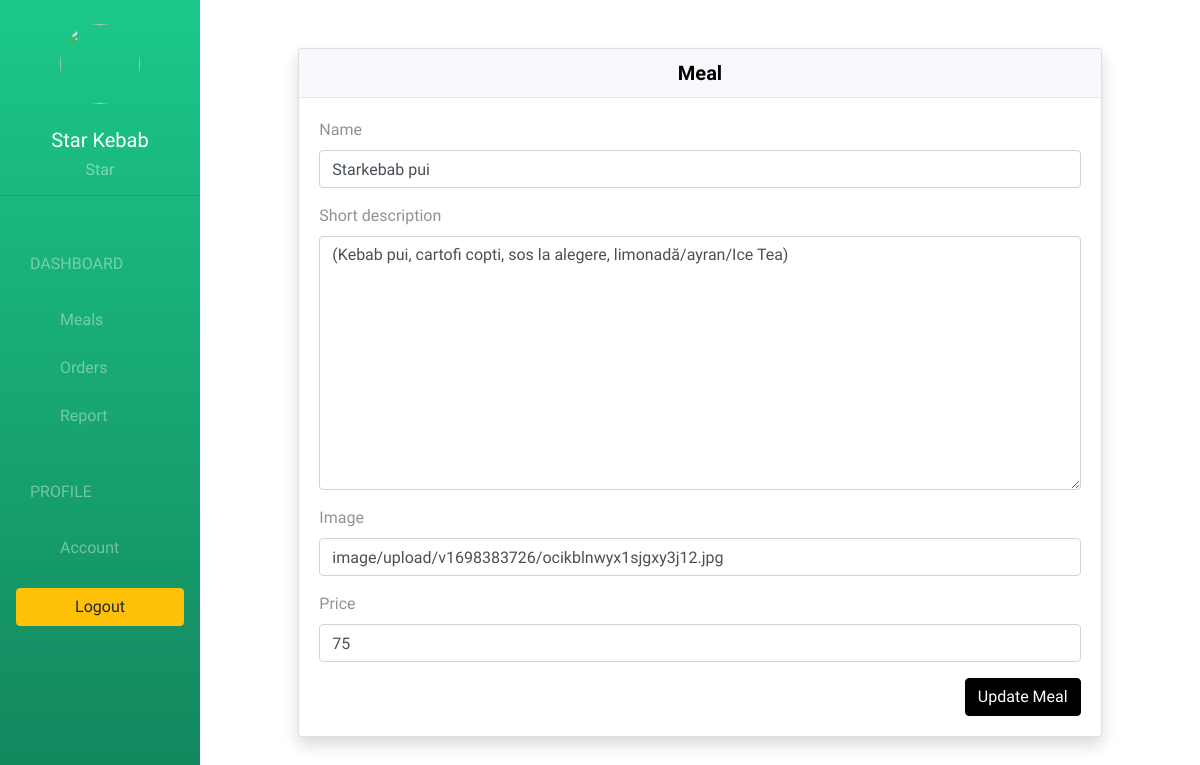
The page /restaurant/meal/edit/4 (signed in) on the database its author committed.
### coreapp/models.py (models this page shows, shortened)
class Restaurant(models.Model):
  user = models.OneToOneField(User, on_delete=models.CASCADE, related_name='restaurant')
  name = models.CharField(max_length=255)
  phone = models.CharField(max_length=255)
  address = models.CharField(max_length=255)
  logo = CloudinaryField('image')

class Meal(models.Model):
  restaurant = models.ForeignKey(Restaurant, on_delete=CASCADE, related_name='restaurant')
  name = models.CharField(max_length=255)
  short_description = models.TextField(max_length=500)
  image = CloudinaryField('image')
  price = models.IntegerField(default=0)

### coreapp/views.py (the view)
# urls.py: path('restaurant/meal/edit/<int:meal_id>', views.restaurant_edit_meal, name='restaurant_edit_meal'),
@login_required(login_url='/restaurant/sign_in/')
def restaurant_edit_meal(request, meal_id):
  if request.method == "POST":
    meal_form = MealForm(request.POST, request.FILES, instance=Meal.objects.get(id=meal_id))
    if meal_form.is_valid():
      meal_form.save()
      return redirect(restaurant_meal)
  meal_form = MealForm(instance=Meal.objects.get(id=meal_id))
  return render(request, 'restaurant/edit_meal.html', {
    "meal_form": meal_form
  })

### coreapp/forms.py
class MealForm(forms.ModelForm):
  class Meta:
    model = Meal
    exclude = ("restaurant",)

### coreapp/templates/restaurant/edit_meal.html (shortened to what this page needs)
{% extends 'restaurant/base.html' %}
{% load bootstrap4 %}
{% block body %}
  <div class="row">
    <div class="col-md-10 offset-md-1">
      <div class="card shadow text-white mb-3 mt-5">
        <div class="card-header text-center">
          <h5 class="m-0 font-weight-bold text-black">Meal</h5>
        </div>
        <div class="card-body">
          <form action="" method="post" enctype="multipart/form-data">
            {% bootstrap_form meal_form %}
            <button type="submit" class="btn btn-black float-right">Update Meal</button>
          </form>
        </div>
      </div>
    </div>
  </div>
{% endblock %}

### coreapp/templates/restaurant/base.html (shortened to what this page needs)
{% extends 'restaurant/layout.html' %}
{% block sidebar %}
{% url 'restaurant_meal' as restaurant_meal_url %}
{% url 'restaurant_order' as restaurant_order_url %}
{% url 'restaurant_report' as restaurant_report_url %}
{% url 'restaurant_account' as restaurant_account_url %}
<div class="text-center mt-4">
  <img src="{{ request.user.restaurant.logo.url }}" class="rounded-circle" width="80" height="80" alt="">
  <br><br>
  <h5>{{ request.user.get_full_name }}</h5>
  <h6>{{ request.user.restaurant.name }}</h6>
</div>
<hr>
<div class="list-group">
  <span class="text-uppercase">Dashboard</span>
  <a href="{% url 'restaurant_meal' %}"
    class="list-group-item {% if request.path == restaurant_meal_url %} active {% endif %}">Meals</a>
  <a href="{% url 'restaurant_order' %}"
    class="list-group-item {% if request.path == restaurant_order_url %} active {% endif %}">
    Orders
  </a>
  <a href="{% url 'restaurant_report' %}"
    class="list-group-item {% if request.path == restaurant_report_url %} active {% endif %}">Report</a>
  <span class="text-uppercase">Profile</span>
  <a href="{% url 'restaurant_account' %}"
    class="list-group-item {% if request.path == restaurant_account_url %} active {% endif %}">Account</a>
</div>
<div class="text-center my-3 mx-3">
  <a href="{% url 'restaurant_sign_out' %}" class="btn btn-warning btn-block">Logout</a>
</div>
{% endblock %}

### coreapp/static/css/styles.css (style rules this page uses)
body { font-family: "Varela Round", "Helvetica Neue", "Helvetica", "Arial", sans-serif; }
.btn-black { color: white; background-color: black; border-color: black; }
.sidebar > div:first-child { font-weight: bold; color: white; }
.sidebar > div:first-child > h6 { color: #f8f8f873; }
.sidebar .list-group > span { color: #ffffff66; display: block; margin-top: 20px; padding: 20px 30px; font-size: 16px; font-weight: 300; }
.sidebar .list-group .list-group-item { background-color: transparent; color: #ffffff66; border: 0; padding-left: 60px; padding-right: 30px; }
.card-header { padding: 0.75rem 1.25rem; margin-bottom: 0; background-color: #f8f9fc; border-bottom: 1px solid #e3e6f0; }
.card-body { color: #919295; }
.text-black { color: black; }

### rows shown on the page
Meal: name "Starkebab pui", short_description "(Kebab pui, cartofi copti, sos la alegere, limonadă/ayran/Ice Tea)", image "image/upload/v1698383726/ocikblnwyx1sjgxy3j12.jpg", price "75"

### other values the page prints
{{ request.user.get_full_name }} "Star Kebab"
{{ request.user.restaurant.name }} "Star"
